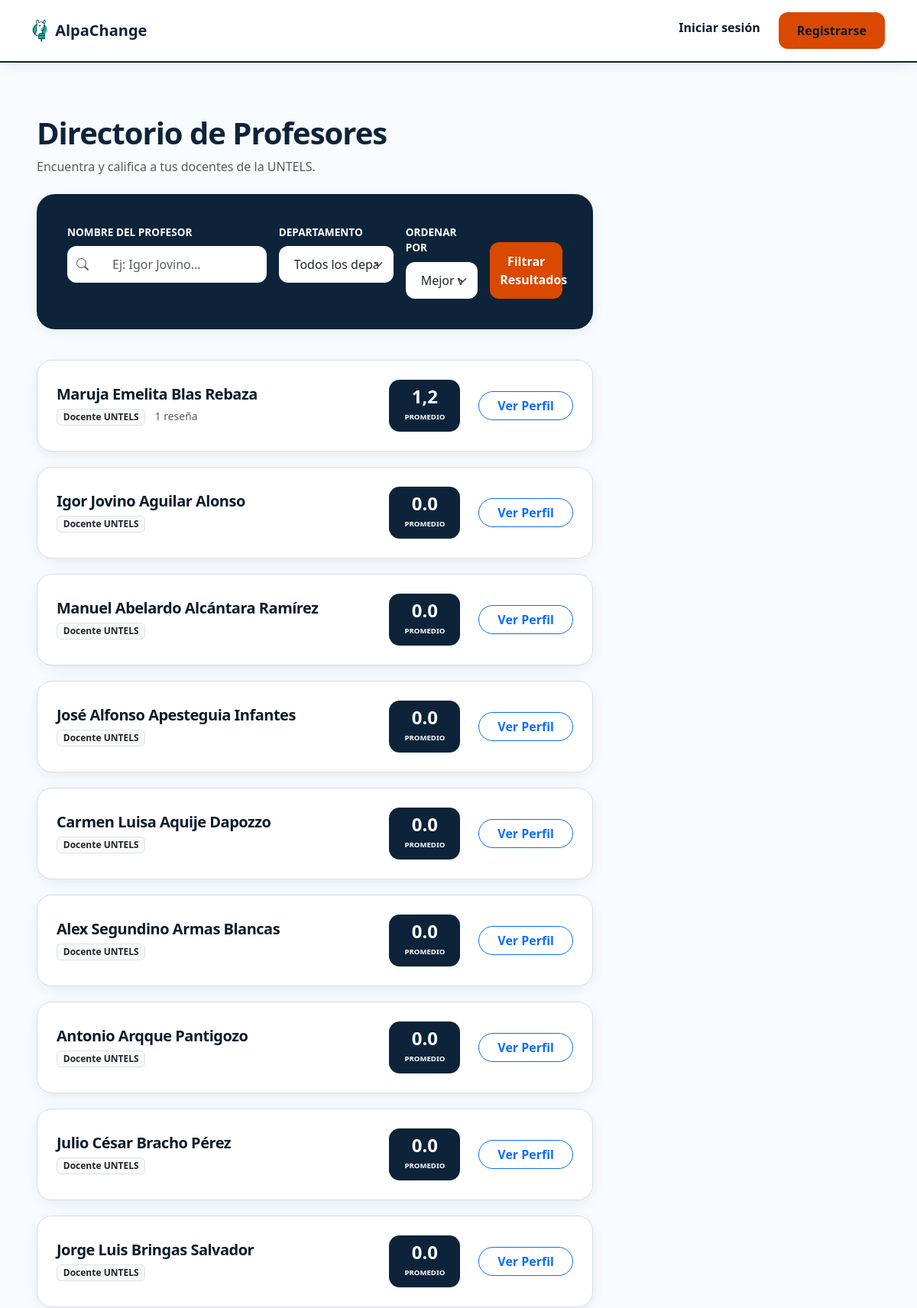
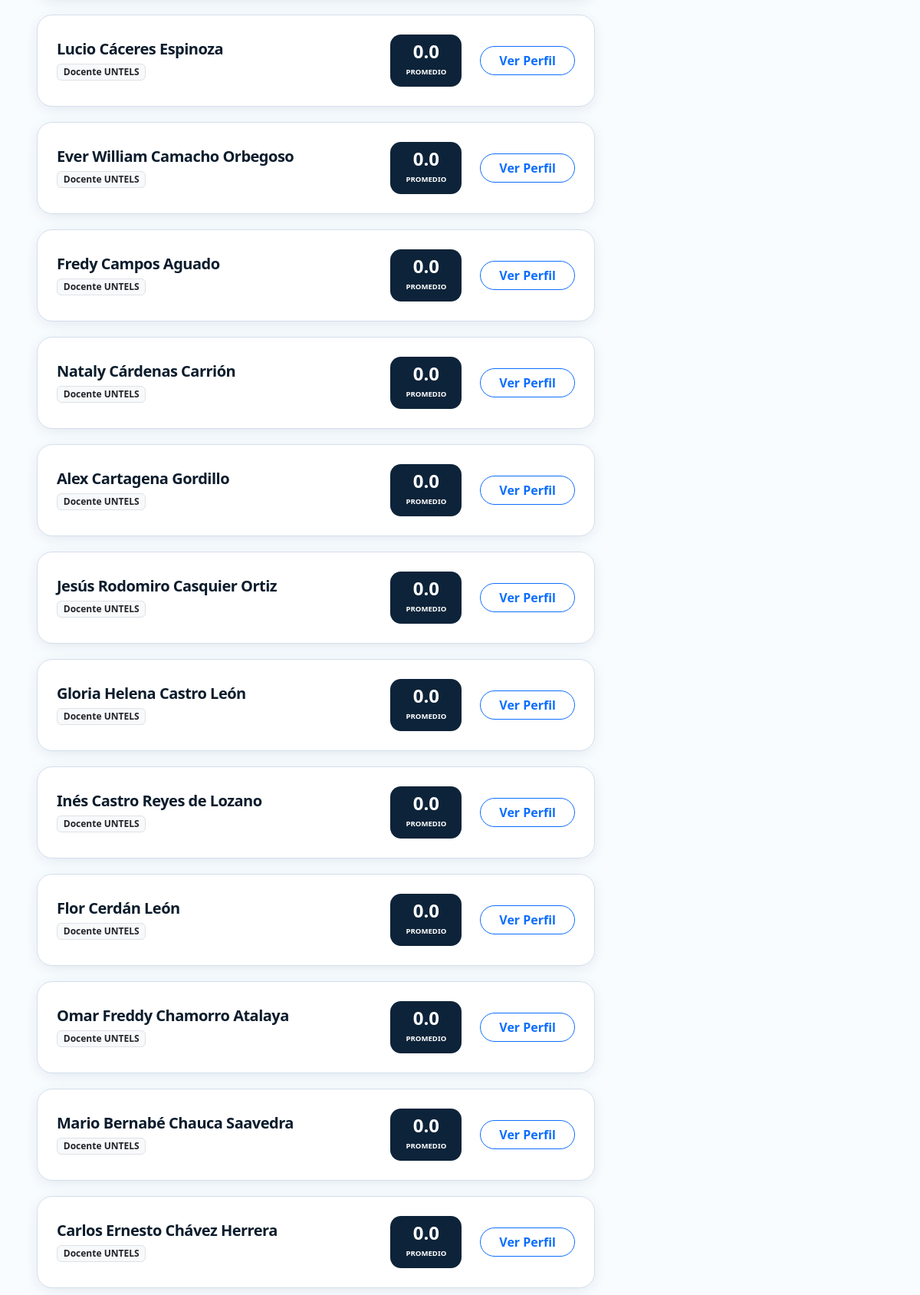
Screenshot of /teachers/ (upper part) with the database file from the repository (2 pictures, top to bottom).
### evaluations/models.py (models this page shows, shortened)
class Teacher(models.Model):
    first_name = models.CharField(max_length=100, verbose_name="Nombre")
    last_name = models.CharField(max_length=100, verbose_name="Apellido")
    department = models.CharField(max_length=100, verbose_name="Departamento/Área")
    created_at = models.DateTimeField(auto_now_add=True)
    @property
    def average_rating(self):
        reviews = self.review_set.all()
        if not reviews.exists():
            return 0
        avgs = reviews.aggregate(
            avg_teaching=Avg('score_teaching'),
            avg_punctuality=Avg('score_punctuality'),
            avg_respect=Avg('score_respect'),
            avg_knowledge=Avg('score_knowledge')
        )
        total_avg = (avgs['avg_teaching'] + avgs['avg_punctuality'] +
                     avgs['avg_respect'] + avgs['avg_knowledge']) / 4
        return round(total_avg, 1)
    class Meta:
        verbose_name = "Profesor"
        verbose_name_plural = "Profesores"

### evaluations/views.py (the view)
# urls.py: path('', views.teacher_list, name='teacher_list'),
def teacher_list(request):
    query = request.GET.get('q', '')
    dept_filter = request.GET.get('dept', '')
    sort = request.GET.get('sort', 'rating')
    teachers = Teacher.objects.annotate(
        avg_t=Avg('review__score_teaching'),
        avg_p=Avg('review__score_punctuality'),
        avg_r=Avg('review__score_respect'),
        avg_k=Avg('review__score_knowledge'),
        review_count=Count('review')
    )
    if query:
        teachers = teachers.filter(
            Q(first_name__icontains=query) | Q(last_name__icontains=query)
        )
    if dept_filter:
        teachers = teachers.filter(department=dept_filter)
    departments = Teacher.objects.values_list('department', flat=True).distinct()
    if sort == 'name':
        teachers = teachers.order_by('last_name', 'first_name')
    else:
        teachers = sorted(teachers, key=lambda t: t.average_rating, reverse=True)
    return render(request, 'evaluations/teacher_list.html', {
        'teachers': teachers,
        'departments': departments,
        'query': query,
        'dept_filter': dept_filter,
        'sort': sort
    })

### apps/petitions/context_processors.py (called while the page is built)
def promo_contents(request):
    left = PromoContent.objects.filter(position='left', is_active=True)
    right = PromoContent.objects.filter(position='right', is_active=True)
    return {
        'promo_items_left': left,
        'promo_items_right': right,
    }

def unread_notifications(request):
    if request.user.is_authenticated:
        count = request.user.notifications.filter(is_read=False).count()
        return {'unread_notification_count': count}
    return {'unread_notification_count': 0}

### evaluations/context_processors.py (called while the page is built)
def ranking_sidebar(request):
    teachers = Teacher.objects.all()
    top_teachers = sorted(teachers, key=lambda t: t.average_rating, reverse=True)[:5]
    return {
        'top_teachers': top_teachers
    }

### evaluations/templates/evaluations/teacher_list.html (shortened to what this page needs)
{% extends 'base.html' %}
{% block content %}
<div class="mb-4">
    <h1>Directorio de Profesores</h1>
    <p class="text-muted">Encuentra y califica a tus docentes de la UNTELS.</p>
</div>
<form method="get" class="search-box">
    <div class="row g-3">
        <div class="col-md-5">
            <label class="filter-label">Nombre del Profesor</label>
            <div class="input-group">
                <span class="input-group-text bg-white border-0" style="border-radius: 12px 0 0 12px;">
                    <i class="bi bi-search text-muted"></i>
                </span>
                <input type="text" name="q" value="{{ query }}" class="form-control form-control-custom" placeholder="Ej: Igor Jovino..." style="border-radius: 0 12px 12px 0;">
            </div>
        </div>
        <div class="col-md-3">
            <label class="filter-label">Departamento</label>
            <select name="dept" class="form-select form-control-custom">
                <option value="">Todos los departamentos</option>
            </select>
        </div>
        <div class="col-md-2">
            <label class="filter-label">Ordenar por</label>
            <select name="sort" class="form-select form-control-custom">
                <option value="rating" {% if sort == 'rating' %}selected{% endif %}>Mejor valorados</option>
            </select>
        </div>
        <div class="col-md-2 d-flex align-items-end">
            <button type="submit" class="btn btn-search">
                Filtrar Resultados
            </button>
        </div>
    </div>
</form>
<div class="teacher-grid">
    {% for teacher in teachers %}
        <div class="teacher-card">
            <div>
                <h3 class="h5 fw-bold mb-1">{{ teacher.first_name }} {{ teacher.last_name }}</h3>
                <span class="badge bg-light text-dark border">{{ teacher.department }}</span>
                {% if teacher.review_count > 0 %}
                    <small class="text-muted ms-2">{{ teacher.review_count }} reseña{{ teacher.review_count|pluralize }}</small>
                {% endif %}
            </div>
            <div class="d-flex align-items-center gap-4">
                <div class="rating-badge">
                    <span class="rating-value">{{ teacher.average_rating|default:"0.0" }}</span>
                    <small style="font-size: 0.6rem; text-transform: uppercase; font-weight: 700;">Promedio</small>
                </div>
                <a href="{% url 'teacher_detail' teacher.id %}" class="btn btn-outline-primary rounded-pill px-4 fw-bold">
                    Ver Perfil
                </a>
            </div>
        </div>
    {% endfor %}
</div>
{% endblock %}

### templates/base.html (style rules this page uses)
:root { --brand-primary: oklch(25% 0.05 250); --brand-accent: oklch(60% 0.20 45); --brand-success: oklch(68% 0.16 175); --surface-bg: oklch(99% 0.005 250); --surface-elevated: oklch(100% 0 0); --text-base: oklch(22% 0.04 250); --text-muted: oklch(45% 0.03 250); --border-subtle: oklch(90% 0.02 250); --shadow-soft: 0 4px 20px -4px oklch(25% 0.1 250 / 0.12); --ease-out-expo: cubic-bezier(0.16, 1, 0.3, 1); }
body { background-color: var(--surface-bg); color: var(--text-base); font-family: system-ui, -apple-system, sans-serif; -webkit-font-smoothing: antialiased; }
h1, h2, h3 { color: var(--brand-primary); font-weight: 800; letter-spacing: -0.025em; }

### evaluations/templates/evaluations/teacher_list.html (style rules this page uses)
.search-box { background: var(--brand-primary); padding: 40px; border-radius: 24px; margin-bottom: 40px; box-shadow: var(--shadow-soft); }
.filter-label { color: white; font-weight: 700; font-size: 0.85rem; text-transform: uppercase; margin-bottom: 8px; display: block; }
.form-control-custom { border-radius: 12px; border: none; padding: 12px 20px; }
.btn-search { background: var(--brand-accent); color: white; font-weight: 800; border-radius: 12px; padding: 12px; width: 100%; transition: all 0.3s ease; }
.teacher-card { background: var(--surface-elevated); border-radius: 20px; padding: 25px; border: 1px solid var(--border-subtle); box-shadow: var(--shadow-soft); transition: all 0.3s var(--ease-out-expo); margin-bottom: 20px; display: flex; justify-content: space-between; align-items: center; }
.rating-badge { background: var(--brand-primary); color: white; padding: 10px 20px; border-radius: 14px; text-align: center; min-width: 80px; }
.rating-value { font-size: 1.5rem; font-weight: 800; display: block; line-height: 1; }

### rows the page displays
Teacher: first_name "Maruja Emelita", last_name "Blas Rebaza", department "Docente UNTELS", review_count "1", average_rating "1,2"
Teacher: first_name "Igor Jovino", last_name "Aguilar Alonso", department "Docente UNTELS", average_rating "0.0"
Teacher: first_name "Manuel Abelardo", last_name "Alcántara Ramírez", department "Docente UNTELS", average_rating "0.0"
Teacher: first_name "José Alfonso", last_name "Apesteguia Infantes", department "Docente UNTELS", average_rating "0.0"
Teacher: first_name "Carmen Luisa", last_name "Aquije Dapozzo", department "Docente UNTELS", average_rating "0.0"
Teacher: first_name "Alex Segundino", last_name "Armas Blancas", department "Docente UNTELS", average_rating "0.0"
Teacher: first_name "Antonio", last_name "Arqque Pantigozo", department "Docente UNTELS", average_rating "0.0"
Teacher: first_name "Julio César", last_name "Bracho Pérez", department "Docente UNTELS", average_rating "0.0"
Teacher: first_name "Jorge Luis", last_name "Bringas Salvador", department "Docente UNTELS", average_rating "0.0"
Teacher: first_name "Lucio", last_name "Cáceres Espinoza", department "Docente UNTELS", average_rating "0.0"
Teacher: first_name "Ever William", last_name "Camacho Orbegoso", department "Docente UNTELS", average_rating "0.0"
Teacher: first_name "Fredy", last_name "Campos Aguado", department "Docente UNTELS", average_rating "0.0"
Teacher: first_name "Nataly", last_name "Cárdenas Carrión", department "Docente UNTELS", average_rating "0.0"
Teacher: first_name "Alex", last_name "Cartagena Gordillo", department "Docente UNTELS", average_rating "0.0"
Teacher: first_name "Jesús Rodomiro", last_name "Casquier Ortiz", department "Docente UNTELS", average_rating "0.0"
Teacher: first_name "Gloria Helena", last_name "Castro León", department "Docente UNTELS", average_rating "0.0"
Teacher: first_name "Inés", last_name "Castro Reyes de Lozano", department "Docente UNTELS", average_rating "0.0"
Teacher: first_name "Flor", last_name "Cerdán León", department "Docente UNTELS", average_rating "0.0"
Teacher: first_name "Omar Freddy", last_name "Chamorro Atalaya", department "Docente UNTELS", average_rating "0.0"
Teacher: first_name "Mario Bernabé", last_name "Chauca Saavedra", department "Docente UNTELS", average_rating "0.0"
Teacher: first_name "Carlos Ernesto", last_name "Chávez Herrera", department "Docente UNTELS", average_rating "0.0"
